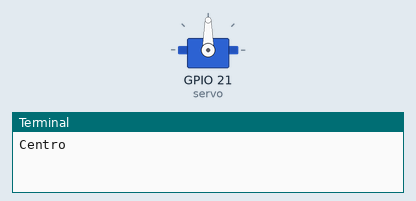
Bench run of a program on a simulated Raspberry Pi (BCM pin numbers). Shown: servo, the last lines printed to the terminal. Servo angles are drawn from the pulse width (0.5 ms = 0°, 2.5 ms = 180°).

Above: at 0.05 s.
At 4.0 s:
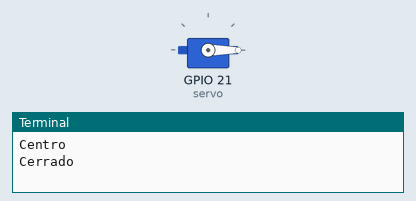
At 8.0 s:
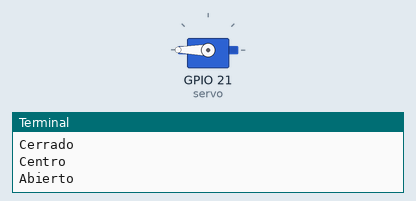
Timing chart, 0 to 10.4 s (numbered marks = the images above):
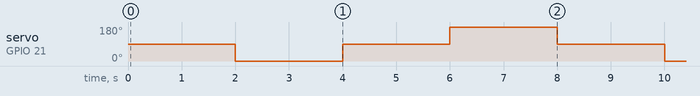

The program:

servo3.py
```python
from gpiozero import Servo
from time import sleep

Pin = 21    # Posicion GPIO
Crt = 0.5   # Correcion

maxPW = ( 2.0 + Crt ) / 1000
minPW = ( 1.0 - Crt ) / 1000

servo = Servo( Pin
, min_pulse_width = minPW
, max_pulse_width = maxPW)

while True:
    servo.mid()
    print("Centro")
    sleep(2)
    servo.min()
    print("Cerrado")
    sleep(2)
    servo.mid()
    print("Centro")
    sleep(2)
    servo.max()
    print("Abierto")
    sleep(2)
```

Measured:
- by itself, servo on GPIO 21 (servo): repeats every 8.0 s: 90° 2.0 s, 180° 2.0 s, 90° 2.0 s, 0° 2.0 s
